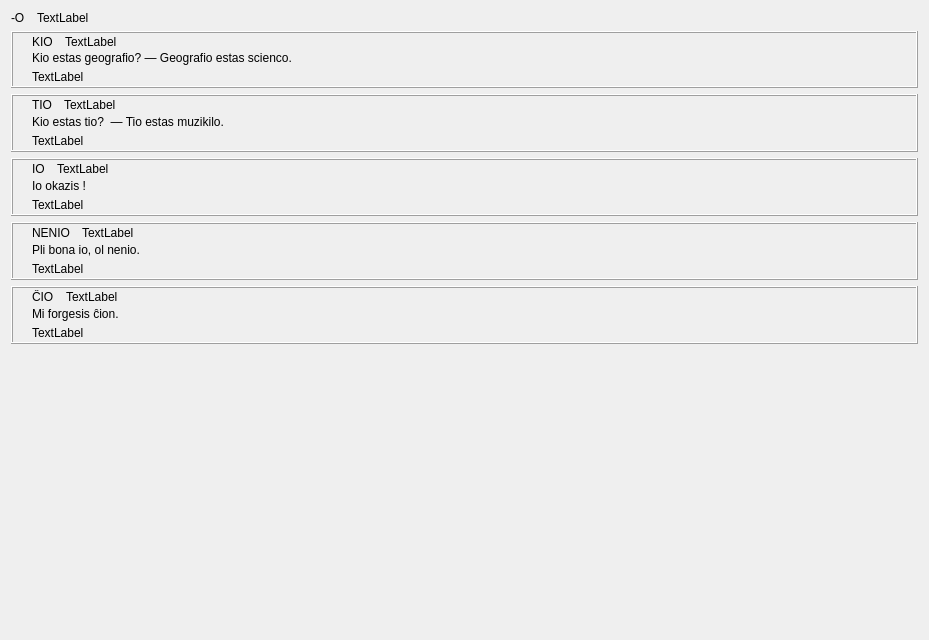
         <widget class="QWidget" name="scrollAreaWidgetContents_4">
          <property name="geometry">
           <rect>
            <x>0</x>
            <y>0</y>
            <width>929</width>
            <height>640</height>
           </rect>
          </property>
          <layout class="QVBoxLayout" name="verticalLayout">
           <item>
            <layout class="QHBoxLayout" name="horizontalLayout_65">
             <property name="spacing">
              <number>12</number>
             </property>
             <item>
              <widget class="QLabel" name="pushButton_34">
               <property name="sizePolicy">
                <sizepolicy hsizetype="Maximum" vsizetype="Fixed">
                 <horstretch>0</horstretch>
                 <verstretch>0</verstretch>
                </sizepolicy>
               </property>
               <property name="text">
                <string>-O</string>
               </property>
               <property name="tipo" stdset="0">
                <string>afikso</string>
               </property>
              </widget>
             </item>
             <item>
              <widget class="QLabel" name="Lec05_Label73">
               <property name="sizePolicy">
                <sizepolicy hsizetype="Expanding" vsizetype="Preferred">
                 <horstretch>0</horstretch>
                 <verstretch>0</verstretch>
                </sizepolicy>
               </property>
               <property name="text">
                <string>TextLabel</string>
               </property>
               <property name="wordWrap">
                <bool>true</bool>
               </property>
              </widget>
             </item>
            </layout>
           </item>
           <item>
            <widget class="QFrame" name="frame_17">
             <property name="frameShape">
              <enum>QFrame::Box</enum>
             </property>
             <property name="frameShadow">
              <enum>QFrame::Raised</enum>
             </property>
             <layout class="QVBoxLayout" name="verticalLayout_60">
              <property name="topMargin">
               <number>2</number>
              </property>
              <property name="bottomMargin">
               <number>2</number>
              </property>
              <item>
               <layout class="QHBoxLayout" name="horizontalLayout_38">
                <item>
                 <spacer name="horizontalSpacer_17">
                  <property name="orientation">
                   <enum>Qt::Horizontal</enum>
                  </property>
                  <property name="sizeType">
                   <enum>QSizePolicy::Fixed</enum>
                  </property>
                  <property name="sizeHint" stdset="0">
                   <size>
                    <width>10</width>
                    <height>20</height>
                   </size>
                  </property>
                 </spacer>
                </item>
                <item>
                 <layout class="QVBoxLayout" name="verticalLayout_48">
                  <property name="spacing">
                   <number>2</number>
                  </property>
                  <item>
                   <layout class="QHBoxLayout" name="horizontalLayout_85">
                    <property name="spacing">
                     <number>12</number>
                    </property>
                    <item>
                     <widget class="klakbutono_nova" name="Lec05_Button31">
                      <property name="text">
                       <string>KIO</string>
                      </property>
                     </widget>
                    </item>
                    <item>
                     <widget class="QLabel" name="Lec05_Label63">
                      <property name="sizePolicy">
                       <sizepolicy hsizetype="Expanding" vsizetype="Preferred">
                        <horstretch>0</horstretch>
                        <verstretch>0</verstretch>
                       </sizepolicy>
                      </property>
                      <property name="text">
                       <string>TextLabel</string>
                      </property>
                      <property name="wordWrap">
                       <bool>true</bool>
                      </property>
                     </widget>
                    </item>
                   </layout>
                  </item>
                  <item>
                   <layout class="QVBoxLayout" name="verticalLayout_47">
                    <property name="spacing">
                     <number>5</number>
                    </property>
                    <item>
                     <widget class="klakbutono_nova" name="Lec05_Button32">
                      <property name="text">
                       <string>Kio estas geografio? — Geografio estas scienco.</string>
                      </property>
                      <property name="wordWrap">
                       <bool>true</bool>
                      </property>
                     </widget>
                    </item>
                    <item>
                     <widget class="QLabel" name="Lec05_Label64">
                      <property name="text">
                       <string>TextLabel</string>
                      </property>
                      <property name="wordWrap">
                       <bool>true</bool>
                      </property>
                      <property name="tipo" stdset="0">
                       <string>suba</string>
                      </property>
                     </widget>
                    </item>
                   </layout>
                  </item>
                 </layout>
                </item>
               </layout>
              </item>
             </layout>
            </widget>
           </item>
           <item>
            <widget class="QFrame" name="frame_16">
             <property name="frameShape">
              <enum>QFrame::Box</enum>
             </property>
             <property name="frameShadow">
              <enum>QFrame::Raised</enum>
             </property>
             <layout class="QVBoxLayout" name="verticalLayout_45">
              <property name="spacing">
               <number>6</number>
              </property>
              <property name="leftMargin">
               <number>9</number>
              </property>
              <property name="topMargin">
               <number>2</number>
              </property>
              <property name="rightMargin">
               <number>9</number>
              </property>
              <property name="bottomMargin">
               <number>2</number>
              </property>
              <item>
               <layout class="QHBoxLayout" name="horizontalLayout_81">
                <item>
                 <spacer name="horizontalSpacer_16">
                  <property name="orientation">
                   <enum>Qt::Horizontal</enum>
                  </property>
                  <property name="sizeType">
                   <enum>QSizePolicy::Fixed</enum>
                  </property>
                  <property name="sizeHint" stdset="0">
                   <size>
                    <width>10</width>
                    <height>20</height>
                   </size>
                  </property>
                 </spacer>
                </item>
                <item>
                 <layout class="QVBoxLayout" name="verticalLayout_46">
                  <property name="spacing">
                   <number>3</number>
                  </property>
                  <item>
                   <layout class="QHBoxLayout" name="horizontalLayout_82">
                    <property name="spacing">
                     <number>12</number>
                    </property>
                    <item>
                     <widget class="klakbutono_nova" name="Lec05_Button33">
                      <property name="text">
                       <string>TIO</string>
                      </property>
                     </widget>
                    </item>
                    <item>
                     <widget class="QLabel" name="Lec05_Label65">
                      <property name="sizePolicy">
                       <sizepolicy hsizetype="Expanding" vsizetype="Preferred">
                        <horstretch>0</horstretch>
                        <verstretch>0</verstretch>
                       </sizepolicy>
                      </property>
                      <property name="text">
                       <string>TextLabel</string>
                      </property>
                      <property name="wordWrap">
                       <bool>true</bool>
                      </property>
                     </widget>
                    </item>
                   </layout>
                  </item>
                  <item>
                   <layout class="QVBoxLayout" name="verticalLayout_78">
                    <property name="spacing">
                     <number>5</number>
                    </property>
                    <item>
                     <widget class="klakbutono_nova" name="Lec05_Button34">
                      <property name="text">
                       <string>Kio estas tio?  — Tio estas muzikilo.</string>
                      </property>
                      <property name="wordWrap">
                       <bool>true</bool>
                      </property>
                     </widget>
                    </item>
                    <item>
                     <widget class="QLabel" name="Lec05_Label66">
                      <property name="text">
                       <string>TextLabel</string>
                      </property>
                      <property name="wordWrap">
                       <bool>true</bool>
                      </property>
                     </widget>
                    </item>
                   </layout>
                  </item>
                 </layout>
                </item>
               </layout>
              </item>
             </layout>
            </widget>
           </item>
           <item>
            <widget class="QFrame" name="frame_19">
             <property name="frameShape">
              <enum>QFrame::Box</enum>
             </property>
             <property name="frameShadow">
              <enum>QFrame::Raised</enum>
             </property>
             <layout class="QVBoxLayout" name="verticalLayout_51">
              <property name="spacing">
               <number>6</number>
              </property>
              <property name="leftMargin">
               <number>9</number>
              </property>
              <property name="topMargin">
               <number>2</number>
              </property>
              <property name="rightMargin">
               <number>9</number>
              </property>
              <property name="bottomMargin">
               <number>2</number>
              </property>
              <item>
               <layout class="QHBoxLayout" name="horizontalLayout_90">
                <item>
                 <spacer name="horizontalSpacer_19">
                  <property name="orientation">
                   <enum>Qt::Horizontal</enum>
                  </property>
                  <property name="sizeType">
                   <enum>QSizePolicy::Fixed</enum>
                  </property>
                  <property name="sizeHint" stdset="0">
                   <size>
                    <width>10</width>
                    <height>20</height>
                   </size>
                  </property>
                 </spacer>
                </item>
                <item>
                 <layout class="QVBoxLayout" name="verticalLayout_52">
                  <property name="spacing">
                   <number>3</number>
                  </property>
                  <item>
                   <layout class="QHBoxLayout" name="horizontalLayout_91">
                    <property name="spacing">
                     <number>12</number>
                    </property>
                    <item>
                     <widget class="klakbutono_nova" name="Lec05_Button35">
                      <property name="text">
                       <string>IO</string>
                      </property>
                     </widget>
                    </item>
                    <item>
                     <widget class="QLabel" name="Lec05_Label67">
                      <property name="sizePolicy">
                       <sizepolicy hsizetype="Expanding" vsizetype="Preferred">
                        <horstretch>0</horstretch>
                        <verstretch>0</verstretch>
                       </sizepolicy>
                      </property>
                      <property name="text">
                       <string>TextLabel</string>
                      </property>
                      <property name="wordWrap">
                       <bool>true</bool>
                      </property>
                     </widget>
                    </item>
                   </layout>
                  </item>
                  <item>
                   <layout class="QVBoxLayout" name="verticalLayout_79">
                    <property name="spacing">
                     <number>5</number>
                    </property>
                    <item>
                     <widget class="klakbutono_nova" name="Lec05_Button36">
                      <property name="text">
                       <string>Io okazis !</string>
                      </property>
                      <property name="wordWrap">
                       <bool>true</bool>
                      </property>
                     </widget>
                    </item>
                    <item>
                     <widget class="QLabel" name="Lec05_Label68">
                      <property name="text">
                       <string>TextLabel</string>
                      </property>
                      <property name="wordWrap">
                       <bool>true</bool>
                      </property>
                     </widget>
                    </item>
                   </layout>
                  </item>
                 </layout>
                </item>
               </layout>
              </item>
             </layout>
            </widget>
           </item>
           <item>
            <widget class="QFrame" name="frame_18">
             <property name="frameShape">
              <enum>QFrame::Box</enum>
             </property>
             <property name="frameShadow">
              <enum>QFrame::Raised</enum>
             </property>
             <layout class="QVBoxLayout" name="verticalLayout_49">
              <property name="spacing">
               <number>6</number>
              </property>
              <property name="leftMargin">
               <number>9</number>
              </property>
              <property name="topMargin">
               <number>2</number>
              </property>
              <property name="rightMargin">
               <number>9</number>
              </property>
              <property name="bottomMargin">
               <number>2</number>
              </property>
              <item>
               <layout class="QHBoxLayout" name="horizontalLayout_87">
                <item>
                 <spacer name="horizontalSpacer_18">
                  <property name="orientation">
                   <enum>Qt::Horizontal</enum>
                  </property>
                  <property name="sizeType">
                   <enum>QSizePolicy::Fixed</enum>
                  </property>
                  <property name="sizeHint" stdset="0">
                   <size>
                    <width>10</width>
                    <height>20</height>
                   </size>
                  </property>
                 </spacer>
                </item>
                <item>
                 <layout class="QVBoxLayout" name="verticalLayout_50">
                  <property name="spacing">
                   <number>3</number>
                  </property>
                  <item>
                   <layout class="QHBoxLayout" name="horizontalLayout_88">
                    <property name="spacing">
                     <number>12</number>
                    </property>
                    <item>
                     <widget class="klakbutono_nova" name="Lec05_Button37">
                      <property name="text">
                       <string>NENIO</string>
                      </property>
                     </widget>
                    </item>
                    <item>
                     <widget class="QLabel" name="Lec05_Label69">
                      <property name="sizePolicy">
                       <sizepolicy hsizetype="Expanding" vsizetype="Preferred">
                        <horstretch>0</horstretch>
                        <verstretch>0</verstretch>
                       </sizepolicy>
                      </property>
                      <property name="text">
                       <string>TextLabel</string>
                      </property>
                      <property name="wordWrap">
                       <bool>true</bool>
                      </property>
                     </widget>
                    </item>
                   </layout>
                  </item>
                  <item>
                   <layout class="QVBoxLayout" name="verticalLayout_80">
                    <property name="spacing">
                     <number>5</number>
                    </property>
                    <item>
                     <widget class="klakbutono_nova" name="Lec05_Button38">
                      <property name="text">
                       <string>Pli bona io, ol nenio.</string>
                      </property>
                      <property name="wordWrap">
                       <bool>true</bool>
                      </property>
                     </widget>
                    </item>
                    <item>
                     <widget class="QLabel" name="Lec05_Label70">
                      <property name="text">
                       <string>TextLabel</string>
                      </property>
                      <property name="wordWrap">
                       <bool>true</bool>
                      </property>
                     </widget>
                    </item>
                   </layout>
                  </item>
                 </layout>
                </item>
               </layout>
              </item>
             </layout>
            </widget>
           </item>
           <item>
            <widget class="QFrame" name="frame_20">
             <property name="frameShape">
              <enum>QFrame::Box</enum>
             </property>
             <property name="frameShadow">
              <enum>QFrame::Raised</enum>
             </property>
             <layout class="QVBoxLayout" name="verticalLayout_53">
              <property name="spacing">
               <number>6</number>
              </property>
              <property name="leftMargin">
               <number>9</number>
              </property>
              <property name="topMargin">
               <number>2</number>
              </property>
              <property name="rightMargin">
               <number>9</number>
              </property>
              <property name="bottomMargin">
               <number>2</number>
              </property>
              <item>
               <layout class="QHBoxLayout" name="horizontalLayout_93">
                <item>
                 <spacer name="horizontalSpacer_20">
                  <property name="orientation">
                   <enum>Qt::Horizontal</enum>
                  </property>
                  <property name="sizeType">
                   <enum>QSizePolicy::Fixed</enum>
                  </property>
                  <property name="sizeHint" stdset="0">
                   <size>
                    <width>10</width>
                    <height>20</height>
                   </size>
                  </property>
                 </spacer>
                </item>
                <item>
                 <layout class="QVBoxLayout" name="verticalLayout_54">
                  <property name="spacing">
                   <number>3</number>
                  </property>
                  <item>
                   <layout class="QHBoxLayout" name="horizontalLayout_94">
                    <property name="spacing">
                     <number>12</number>
                    </property>
                    <item>
                     <widget class="klakbutono_nova" name="Lec05_Button39">
                      <property name="text">
                       <string>ĈIO</string>
                      </property>
                     </widget>
                    </item>
                    <item>
                     <widget class="QLabel" name="Lec05_Label71">
                      <property name="sizePolicy">
                       <sizepolicy hsizetype="Expanding" vsizetype="Preferred">
                        <horstretch>0</horstretch>
                        <verstretch>0</verstretch>
                       </sizepolicy>
                      </property>
                      <property name="text">
                       <string>TextLabel</string>
                      </property>
                      <property name="wordWrap">
                       <bool>true</bool>
                      </property>
                     </widget>
                    </item>
                   </layout>
                  </item>
                  <item>
                   <layout class="QVBoxLayout" name="verticalLayout_81">
                    <property name="spacing">
                     <number>5</number>
                    </property>
                    <item>
                     <widget class="klakbutono_nova" name="Lec05_Button40">
                      <property name="text">
                       <string>Mi forgesis ĉion.</string>
                      </property>
                      <property name="wordWrap">
                       <bool>true</bool>
                      </property>
                     </widget>
                    </item>
                    <item>
                     <widget class="QLabel" name="Lec05_Label72">
                      <property name="text">
                       <string>TextLabel</string>
                      </property>
                      <property name="wordWrap">
                       <bool>true</bool>
                      </property>
                     </widget>
                    </item>
                   </layout>
                  </item>
                 </layout>
                </item>
               </layout>
              </item>
             </layout>
            </widget>
           </item>
           <item>
            <spacer name="verticalSpacer_5">
             <property name="orientation">
              <enum>Qt::Vertical</enum>
             </property>
             <property name="sizeHint" stdset="0">
              <size>
               <width>20</width>
               <height>40</height>
              </size>
             </property>
            </spacer>
           </item>
          </layout>
         </widget>
